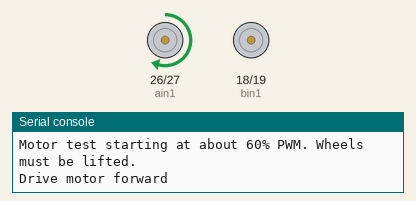
A program run on a simulated ESP32 board running MicroPython. Parts: motor-driver pin pairs drawn as motors (green arrow = first pin HIGH = forward, orange = second pin HIGH = backward, longer = more drive, scaled by the enable pin), the last lines printed to the serial console. At 9.8 s the program stops and its outputs stay as they are.

Above: at 0.37 s.
At 1.57 s:
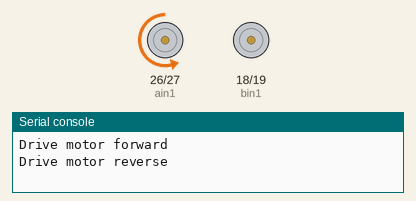
At 3.93 s:
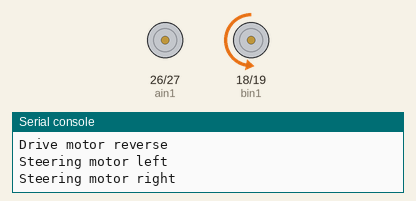
At 9.9 s:
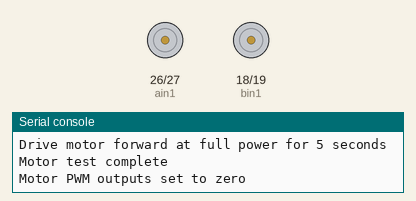
Timing chart, 0 to 11.3 s (numbered marks = the images above):
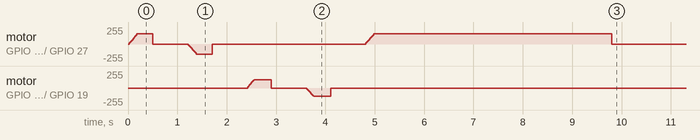

The program:

Motor_Test.py
```python
import time

from motor import MotorController


TEST_POWER = 600
STEER_POWER = 500
RUN_TIME_MS = 500
PAUSE_MS = 700
FULL_POWER = 1000
FULL_POWER_RUN_TIME_MS = 5000


def run_step(motors, label, drive, steer):
    print(label)
    motors.set(drive, steer)
    time.sleep_ms(RUN_TIME_MS)
    motors.stop()
    time.sleep_ms(PAUSE_MS)


motors = MotorController()

try:
    print("Motor test starting at about 60% PWM. Wheels must be lifted.")
    run_step(motors, "Drive motor forward", TEST_POWER, 0)
    run_step(motors, "Drive motor reverse", -TEST_POWER, 0)
    run_step(motors, "Steering motor left", 0, STEER_POWER)
    run_step(motors, "Steering motor right", 0, -STEER_POWER)
    print("Drive motor forward at full power for 5 seconds")
    motors.set(FULL_POWER, 0)
    time.sleep_ms(FULL_POWER_RUN_TIME_MS)
    motors.stop()
    print("Motor test complete")
except KeyboardInterrupt:
    print("Motor test interrupted")
finally:
    motors.stop()
    motors.deinit()
    print("Motor PWM outputs set to zero")
```

motor.py
```python
import time

from machine import Pin, PWM, Timer

import config


class MotorController:
    """TB6612FNG control with a speed cap, ramping, and a pause at zero before reversing.

    set() only records a target speed. A timer steps each motor toward its target every
    RAMP_TICK_MS, so a full-forward to full-reverse command slows to zero, waits
    REVERSE_PAUSE_MS, then speeds back up instead of slamming the motor into reverse.
    stop() still cuts both motors immediately.
    """

    def __init__(self):
        self.ain1 = Pin(config.MOTOR_A_IN1, Pin.OUT, value=0)
        self.ain2 = Pin(config.MOTOR_A_IN2, Pin.OUT, value=0)
        self.bin1 = Pin(config.MOTOR_B_IN1, Pin.OUT, value=0)
        self.bin2 = Pin(config.MOTOR_B_IN2, Pin.OUT, value=0)
        self.pwma = PWM(Pin(config.MOTOR_A_PWM), freq=config.PWM_FREQUENCY_HZ)
        self.pwmb = PWM(Pin(config.MOTOR_B_PWM), freq=config.PWM_FREQUENCY_HZ)

        self.standby = None
        if config.MOTOR_STBY_GPIO is not None:
            self.standby = Pin(config.MOTOR_STBY_GPIO, Pin.OUT, value=0)

        self._limit = (config.MOTOR_A_MAX_PERCENT * 10, config.MOTOR_B_MAX_PERCENT * 10)
        self._target = [0, 0]
        self._speed = [0, 0]
        self._hold_until = [0, 0]
        self._last_tick_ms = time.ticks_ms()

        self.stop()

        self._timer = Timer(0)
        self._timer.init(period=config.RAMP_TICK_MS, mode=Timer.PERIODIC, callback=self._tick)

    @staticmethod
    def _bounded_speed(speed, limit):
        if speed > limit:
            return limit
        if speed < -limit:
            return -limit
        return speed

    @staticmethod
    def _set_motor(in1, in2, pwm, speed):
        if speed > 0:
            in1.value(1)
            in2.value(0)
        elif speed < 0:
            in1.value(0)
            in2.value(1)
        else:
            in1.value(0)
            in2.value(0)

        duty = abs(speed) * config.PWM_DUTY_MAX // 1000
        pwm.duty(duty)

    def _apply(self):
        self._set_motor(self.ain1, self.ain2, self.pwma, self._speed[0])
        self._set_motor(self.bin1, self.bin2, self.pwmb, self._speed[1])

    def _step_toward_target(self, index, step, now):
        speed = self._speed[index]
        target = self._target[index]

        if time.ticks_diff(self._hold_until[index], now) > 0:
            return 0

        # Reversing or stopping: come down to zero first.
        if speed != 0 and (target == 0 or (target > 0) != (speed > 0)):
            if speed > 0:
                speed = max(0, speed - step)
            else:
                speed = min(0, speed + step)
            if speed == 0 and target != 0:
                self._hold_until[index] = time.ticks_add(now, config.REVERSE_PAUSE_MS)
            return speed

        if speed < target:
            return min(target, speed + step)
        return max(target, speed - step)

    def _tick(self, _timer):
        now = time.ticks_ms()
        elapsed = time.ticks_diff(now, self._last_tick_ms)
        self._last_tick_ms = now
        step = max(1, elapsed * 1000 // config.RAMP_MS_ZERO_TO_FULL)

        speed_a = self._step_toward_target(0, step, now)
        speed_b = self._step_toward_target(1, step, now)
        if speed_a != self._speed[0] or speed_b != self._speed[1]:
            self._speed[0] = speed_a
            self._speed[1] = speed_b
            self._apply()

    def set(self, left_speed, right_speed):
        if self.standby is not None:
            self.standby.value(1)
        self._target[0] = self._bounded_speed(left_speed, self._limit[0])
        self._target[1] = self._bounded_speed(right_speed, self._limit[1])

    def stop(self):
        self._target[0] = self._target[1] = 0
        self._speed[0] = self._speed[1] = 0
        self._apply()
        if self.standby is not None:
            self.standby.value(0)

    def deinit(self):
        self._timer.deinit()
        self.stop()
        self.pwma.deinit()
        self.pwmb.deinit()
```

config.py
```python
# Edit this file for your board and local Wi-Fi.

WIFI_SSID = "Lula land"
WIFI_PASSWORD = "4kids2dogs2parents"
SETUP_AP_SSID = "Dirtlets-Motor"

UDP_PORT = 3333
COMMAND_TIMEOUT_MS = 500

# Confirmed ESP32-WROOM-32E to TB6612FNG wiring.
MOTOR_A_PWM = 25
MOTOR_A_IN1 = 26
MOTOR_A_IN2 = 27
MOTOR_B_PWM = 14
MOTOR_B_IN1 = 18
MOTOR_B_IN2 = 19
MOTOR_STBY_GPIO = None  # STBY is wired directly to 3V3.

PWM_FREQUENCY_HZ = 1000
PWM_DUTY_MAX = 1023
PWM_MAX = 65535

# Motor protection. The 3S LiPo is 12.6 V when full, so 60% is roughly 7.5 V at the motor.
# Drop these to 50 if the motors are rated for 6 V.
MOTOR_A_MAX_PERCENT = 60  # rear drive
MOTOR_B_MAX_PERCENT = 60  # front steering
RAMP_MS_ZERO_TO_FULL = 300  # shortest time to go from stopped to the speed cap
REVERSE_PAUSE_MS = 100  # hold at zero before a motor changes direction
RAMP_TICK_MS = 20

# MPU-650 I2C wiring. XDA, XCL, ADO, and INT are not connected yet.
I2C_SDA_PIN = 21
I2C_SCL_PIN = 22
I2C_FREQUENCY_HZ = 400000

# Common onboard LED on ESP32 DevKit boards. Set to None to disable.
STATUS_LED_PIN = 2
STATUS_LED_ACTIVE_HIGH = True

# Add other LED GPIO numbers here when they are wired and verified.
TEST_LIGHT_PINS = [STATUS_LED_PIN]

# RPLIDAR C1 wiring. Motor spins automatically once powered; no motor-control GPIO needed.
LIDAR_UART_ID = 2
LIDAR_TX_PIN = 32  # ESP32 TX -> RPLIDAR RX (green)
LIDAR_RX_PIN = 33  # ESP32 RX -> RPLIDAR TX (yellow)
LIDAR_BAUD_RATE = 460800
LIDAR_SECTOR_COUNT = 16  # 360 / 16 = 22.5 degrees per sector; sector 0 is assumed to face forward.

# Port the host listens on for lidar sector telemetry sent from the board.
TELEMETRY_PORT = 3334
```
